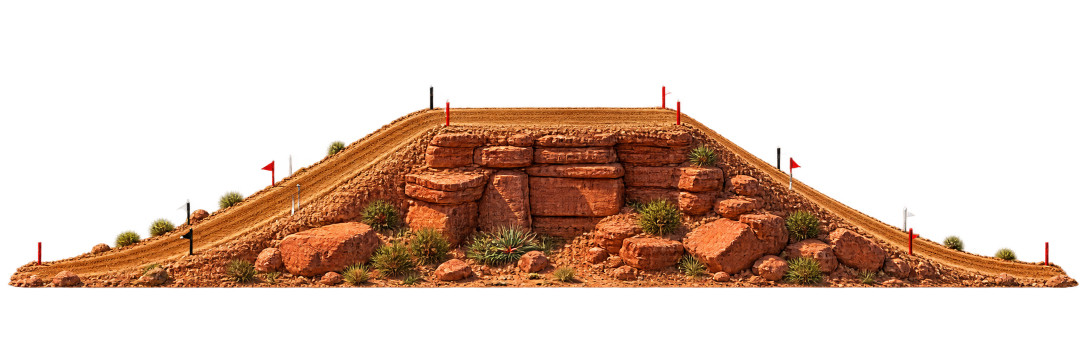
#> input picture cross-rush/assets-src/batch12/raw_0_tabletop.png, 2172 x 724 px (shown at 1/2 size)
$ python process_batch12.py
#> lines starting #> are read from the running program, lines starting #| are printed output that depends on the picture
"""Preprocesa tabletop, step-up y drop-off como sprites transparentes."""

from PIL import Image
import numpy as np

OUT = "../src/sprites"


def alpha_bbox(im, pad=4):
#> called with pad = 4
    arr = np.array(im)
#> arr is the input picture: shape (724, 2172, 4); mean R, G, B, A 48.2, 25, 12.2, 73.5
    ys, xs = np.where(arr[:, :, 3] > 8)
    x0, x1 = max(0, xs.min() - pad), min(im.width, xs.max() + 1 + pad)
#> x0 = 10; x1 = 2162
    y0, y1 = max(0, ys.min() - pad), min(im.height, ys.max() + 1 + pad)
#> y0 = 165; y1 = 581
    return im.crop((x0, y0, x1, y1))
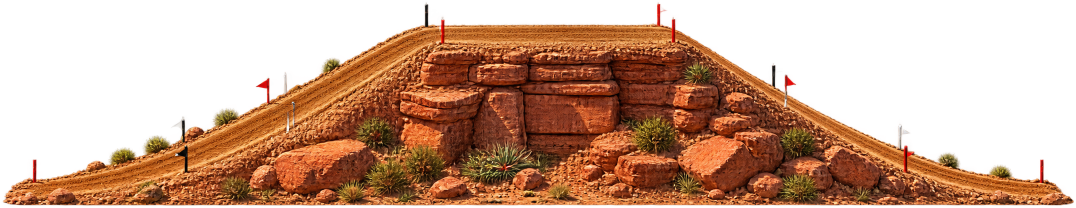
#> returned value: PIL image 2152x416 RGBA (shown at 1/2 size); mean R, G, B, A 84.7, 43.9, 21.5, 129.1; transparent parts drawn white


def downscale(im, max_width):
#> called with max_width = 1200
    scale = min(1.0, max_width / im.width)
#> scale = 0.558
    if scale < 1.0:
        im = im.resize((round(im.width * scale), round(im.height * scale)), Image.LANCZOS)
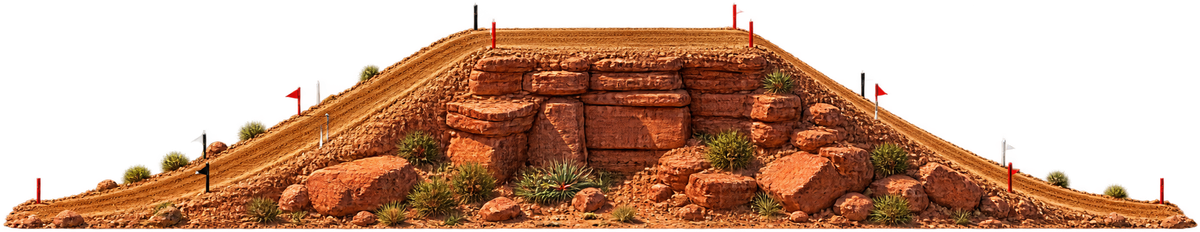
#> im: PIL image 1200x232 RGBA; mean R, G, B, A 84, 43.6, 21.3, 129.1; transparent parts drawn white
    return im


JOBS = [
    ("batch12/raw_0_tabletop.png", "terrain_tabletop.png", 1200),
    ("batch12/raw_1_stepup.png", "terrain_stepup.png", 1200),
    ("batch12/raw_2_dropoff.png", "terrain_dropoff.png", 1200),
]


if __name__ == "__main__":
    for src, name, max_width in JOBS:
        im = downscale(alpha_bbox(Image.open(src).convert("RGBA")), max_width)
        im.save(f"{OUT}/{name}", optimize=True)
        print(name, im.size)
#| terrain_tabletop.png (1200, 232)
#> pass 2 of the loop `for src, name, max_width in JOBS:`:
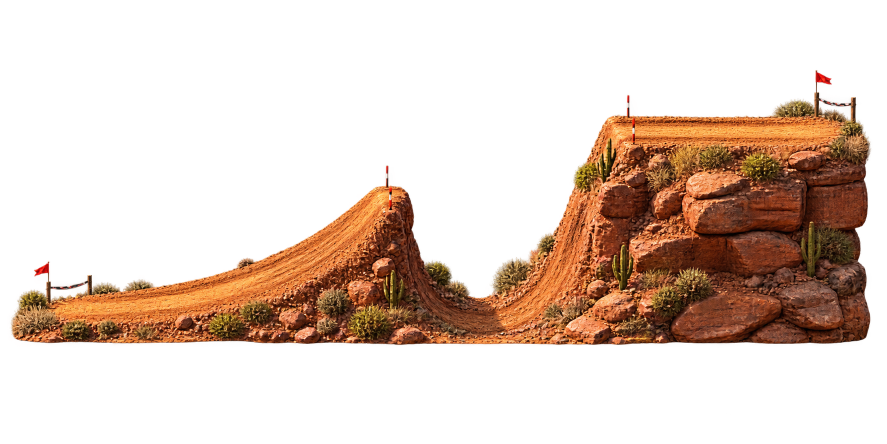
#> input picture cross-rush/assets-src/batch12/raw_1_stepup.png, 1774 x 887 px (shown at 1/2 size)
#> in alpha_bbox, arr is the input picture: shape (887, 1774, 4); mean R, G, B, A 45, 24.8, 13, 72.3
#> x0 = 15; x1 = 1747
#> y0 = 136; y1 = 695
#> in alpha_bbox (call 2), `return im.crop((x0, y0, x1, y1))`:
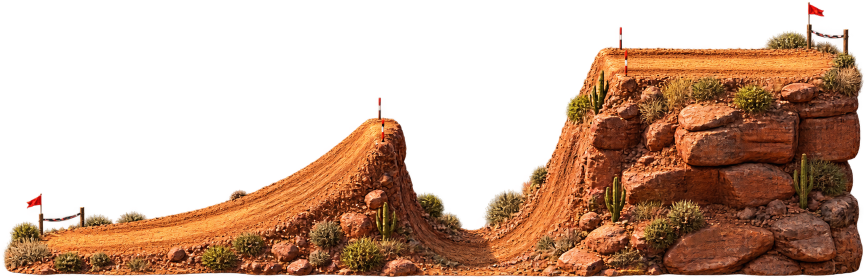
#> returned value: PIL image 1732x559 RGBA (shown at 1/2 size); mean R, G, B, A 73.1, 40.3, 21.1, 117.4; transparent parts drawn white
#> scale = 0.693
#> in downscale (call 2), `im = im.resize((round(im.width * scale), round(im.height * scale)), Im..`:
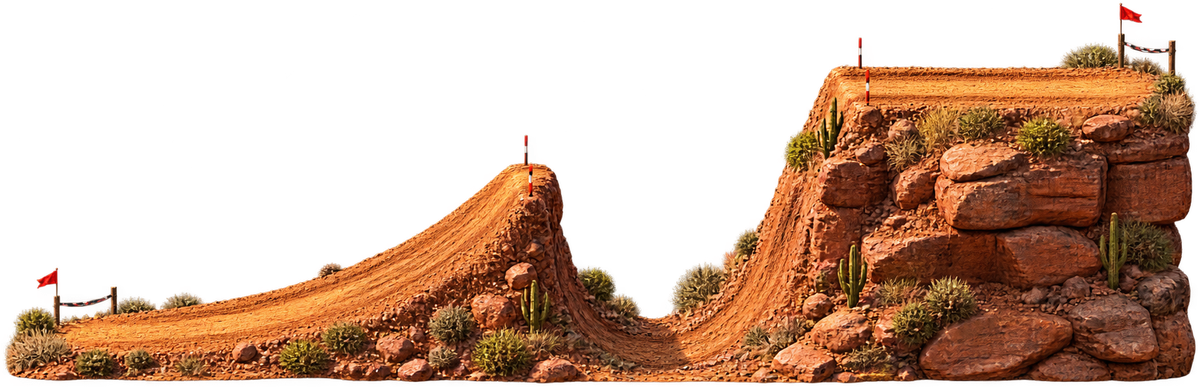
#> im: PIL image 1200x387 RGBA; mean R, G, B, A 72.7, 40.1, 20.9, 117.5; transparent parts drawn white
#| terrain_stepup.png (1200, 387)
#> pass 3 of the loop `for src, name, max_width in JOBS:`:
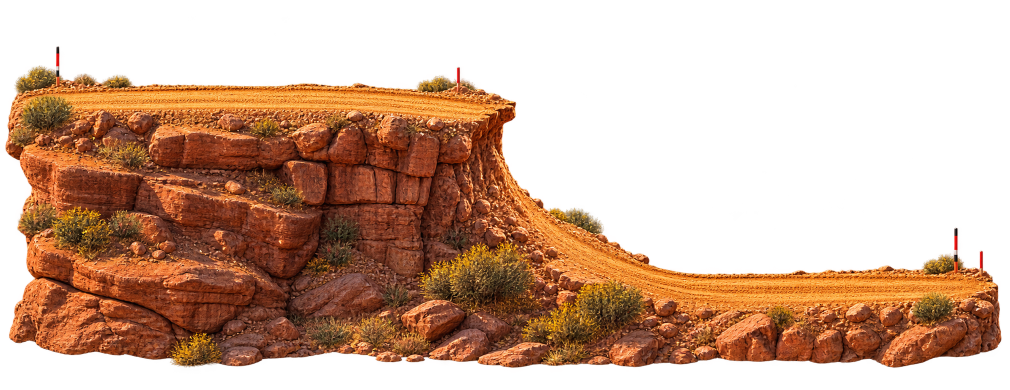
#> input picture cross-rush/assets-src/batch12/raw_2_dropoff.png, 2019 x 779 px (shown at 1/2 size)
#> in alpha_bbox, arr is the input picture: shape (779, 2019, 4); mean R, G, B, A 75.3, 40, 19.3, 119.6
#> x0 = 6; x1 = 2008
#> y0 = 88; y1 = 740
#> in alpha_bbox (call 3), `return im.crop((x0, y0, x1, y1))`:
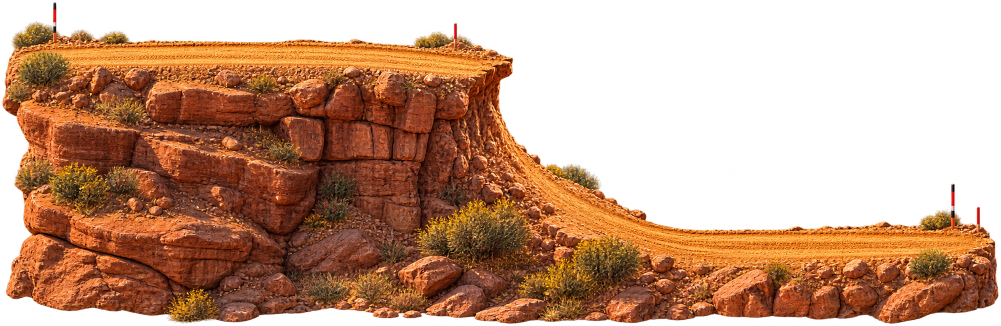
#> returned value: PIL image 2002x652 RGBA (shown at 1/2 size); mean R, G, B, A 90.6, 48.2, 23.3, 144.1; transparent parts drawn white
#> scale = 0.599
#> in downscale (call 3), `im = im.resize((round(im.width * scale), round(im.height * scale)), Im..`:
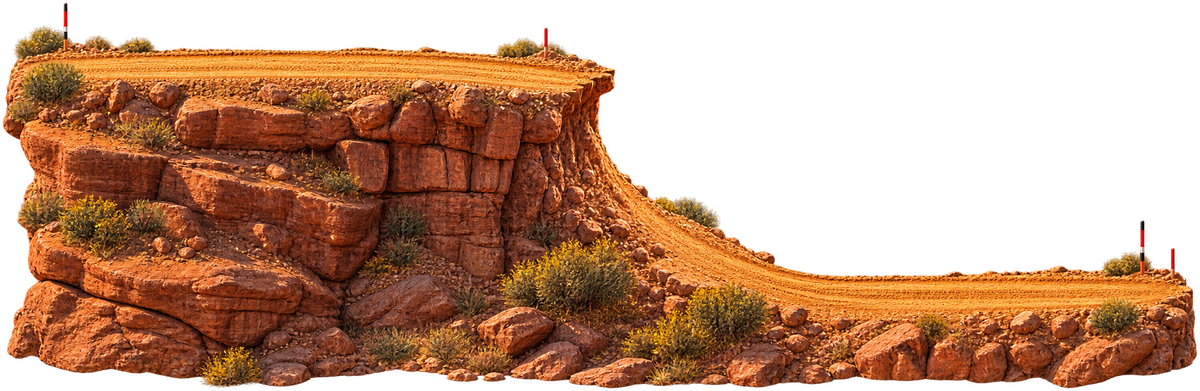
#> im: PIL image 1200x391 RGBA; mean R, G, B, A 90.1, 47.9, 23.2, 144.1; transparent parts drawn white
#| terrain_dropoff.png (1200, 391)
